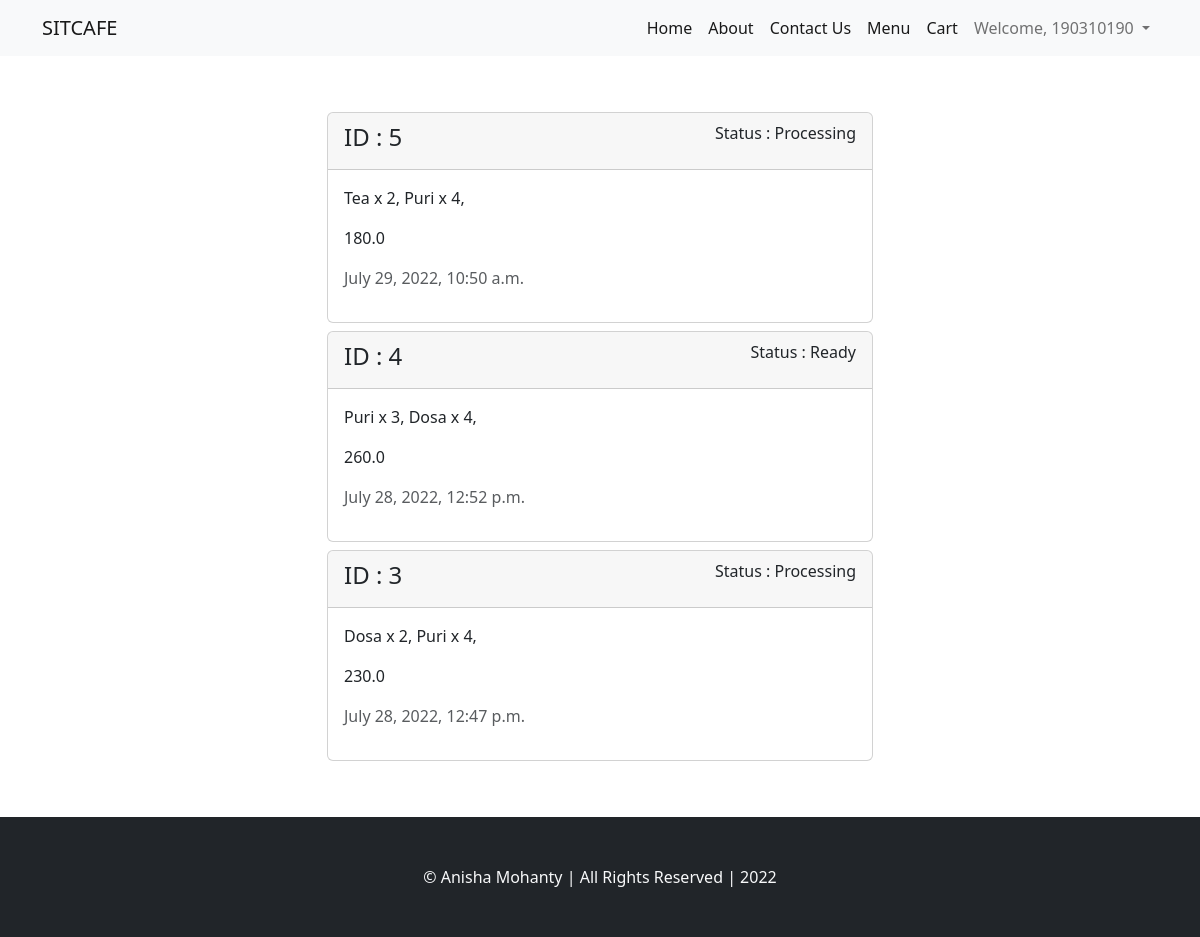
Screenshot of /food/orders/ (signed in) with the database file from the repository.
### food/models.py (models this page shows, shortened)
class Order(models.Model):
    user = models.ForeignKey(User, on_delete=models.DO_NOTHING)
    order_details = models.CharField(max_length=500)
    total_price = models.FloatField()
    is_ready = models.BooleanField(default=False)
    is_delivered = models.BooleanField(default=False)
    created_at = models.DateTimeField(auto_now_add=True)
    updated_at = models.DateTimeField(auto_now=True)

### food/views.py (the view)
# urls.py: path('orders/', views.orders, name='orders')
def orders(request):
    orders = Order.objects.filter(user=request.user).order_by('-id')
    context = {
        "orders" : orders
    }
    return render(request, 'food/orders.html',context)

### templates/food/orders.html
{% extends 'base.html' %}
{% block content %}
    <div class="container">
        <div class="row my-5">
            <div class="col-md-6 mx-auto">
                    {% for order in orders %}
                        <div class="card my-2">
                            <div class="card-header d-flex justify-content-between align-items-center">
                                <h4 class="h4">ID : {{order.id}}</h4>
                                <p class="text-lead">Status :
                                    {% if order.is_ready and order.is_delivered %}
                                        Delivered
                                    {% elif order.is_ready %}
                                        Ready
                                    {% else %}
                                        Processing
                                    {% endif %}
                                </p>
                            </div>
                            <div class="card-body">
                                <p class="text-lead">{{order.order_details}}</p>
                                <p>{{order.total_price}}</p>
                                <p class="text-muted">{{order.created_at}}</p>
                            </div>
                        </div>
                    {% endfor %}
            </div>
        </div>
    </div>
{% endblock content %}

### templates/base.html (shortened to what this page needs)
{% load static %}
<!DOCTYPE html>
<html lang="en">
<head>
    <link rel="stylesheet" href="{% static 'bs/bootstrap.min.css' %}">
    <link rel="stylesheet" href="{% static 'css/style.css' %}">
    {% block css %}
    <link rel="stylesheet" href="https://cdn.jsdelivr.net/npm/bootstrap-icons@1.3.0/font/bootstrap-icons.css">
    {% endblock css %}
</head>
<body>
    <nav class="navbar navbar-expand-lg bg-light">
        <div class="container">
          <a class="navbar-brand" href="#">SITCAFE</a>
          <div class="collapse navbar-collapse" id="navbarSupportedContent">
            <ul class="navbar-nav ms-auto mb-2 mb-lg-0">
              <li class="nav-item">
                <a class="nav-link active" aria-current="page" href="{% url 'home' %}">Home</a>
              </li>
              <li class="nav-item">
                <a class="nav-link active" aria-current="page" href="{% url 'about_us' %}">About </a>
              </li>
              <li class="nav-item">
                <a class="nav-link active" aria-current="page" href="{% url 'contactus' %}">Contact Us</a>
              </li>
              <li class="nav-item">
                <a class="nav-link active" aria-current="page" href="{% url 'menu' %}">Menu</a>
              </li>
              {% if user.is_authenticated %}
                <li class="nav-item">
                  <a class="nav-link active" aria-current="page" href="{% url 'cart' %}">Cart</a>
                </li>
                <li class="nav-item dropdown">
                  <a class="nav-link dropdown-toggle" href="#" role="button" data-bs-toggle="dropdown" aria-expanded="false">
                    Welcome, {{user.username}}
                  </a>
                </li>
              {% endif %}
            </ul>
          </div>
        </div>
      </nav>
    {% block content %}
    {% endblock content %}
    <footer class="bg-dark text-light p-5 text-center">
        &copy; Anisha Mohanty | All Rights Reserved | 2022
    </footer>
</body>
</html>

### rows the page displays
Order: id "5", is_ready "Processing", order_details "Tea x 2, Puri x 4,", total_price "180.0", created_at "July 29, 2022, 10:50 a.m."
Order: id "4", is_ready "Ready", order_details "Puri x 3, Dosa x 4,", total_price "260.0", created_at "July 28, 2022, 12:52 p.m."
Order: id "3", is_ready "Processing", order_details "Dosa x 2, Puri x 4,", total_price "230.0", created_at "July 28, 2022, 12:47 p.m."

### other values shown
{{ user.username }} "190310190"
